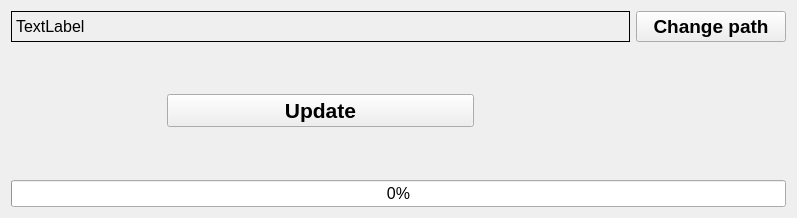
<?xml version="1.0" encoding="UTF-8"?>
<ui version="4.0">
 <class>Widget</class>
 <widget class="QWidget" name="Widget">
  <property name="geometry">
   <rect>
    <x>0</x>
    <y>0</y>
    <width>797</width>
    <height>218</height>
   </rect>
  </property>
  <property name="font">
   <font>
    <family>Liberation Sans</family>
   </font>
  </property>
  <property name="windowTitle">
   <string>Polish Cookie Consent Updater</string>
  </property>
  <property name="windowIcon">
   <iconset resource="resources.qrc">
    <normaloff>:/icons/icon128.ico</normaloff>:/icons/icon128.ico</iconset>
  </property>
  <property name="locale">
   <locale language="English" country="UnitedKingdom"/>
  </property>
  <layout class="QGridLayout" name="gridLayout">
   <item row="2" column="0">
    <spacer name="verticalSpacer">
     <property name="orientation">
      <enum>Qt::Vertical</enum>
     </property>
     <property name="sizeHint" stdset="0">
      <size>
       <width>20</width>
       <height>40</height>
      </size>
     </property>
    </spacer>
   </item>
   <item row="1" column="4">
    <widget class="QPushButton" name="changePathButton">
     <property name="font">
      <font>
       <family>Liberation Sans</family>
       <pointsize>14</pointsize>
       <weight>75</weight>
       <bold>true</bold>
       <stylestrategy>PreferDefault</stylestrategy>
       <kerning>true</kerning>
      </font>
     </property>
     <property name="locale">
      <locale language="English" country="UnitedKingdom"/>
     </property>
     <property name="text">
      <string>Change path</string>
     </property>
    </widget>
   </item>
   <item row="2" column="1" colspan="2">
    <widget class="QPushButton" name="downloadPushButton">
     <property name="font">
      <font>
       <family>Liberation Sans</family>
       <pointsize>16</pointsize>
       <weight>75</weight>
       <bold>true</bold>
       <stylestrategy>PreferDefault</stylestrategy>
      </font>
     </property>
     <property name="text">
      <string>Update</string>
     </property>
    </widget>
   </item>
   <item row="1" column="0" colspan="4">
    <widget class="QLabel" name="changePathLbl">
     <property name="font">
      <font>
       <family>Liberation Sans</family>
       <pointsize>12</pointsize>
       <stylestrategy>PreferDefault</stylestrategy>
       <kerning>true</kerning>
      </font>
     </property>
     <property name="toolTip">
      <string/>
     </property>
     <property name="styleSheet">
      <string notr="true">border: 1px solid black;</string>
     </property>
     <property name="text">
      <string notr="true">TextLabel</string>
     </property>
    </widget>
   </item>
   <item row="6" column="0" colspan="5">
    <widget class="QProgressBar" name="downloadProgressBar">
     <property name="font">
      <font>
       <family>Liberation Sans</family>
       <pointsize>12</pointsize>
       <stylestrategy>PreferDefault</stylestrategy>
      </font>
     </property>
     <property name="value">
      <number>0</number>
     </property>
    </widget>
   </item>
  </layout>
 </widget>
 <layoutdefault spacing="6" margin="11"/>
 <resources>
  <include location="resources.qrc"/>
 </resources>
 <connections/>
</ui>
